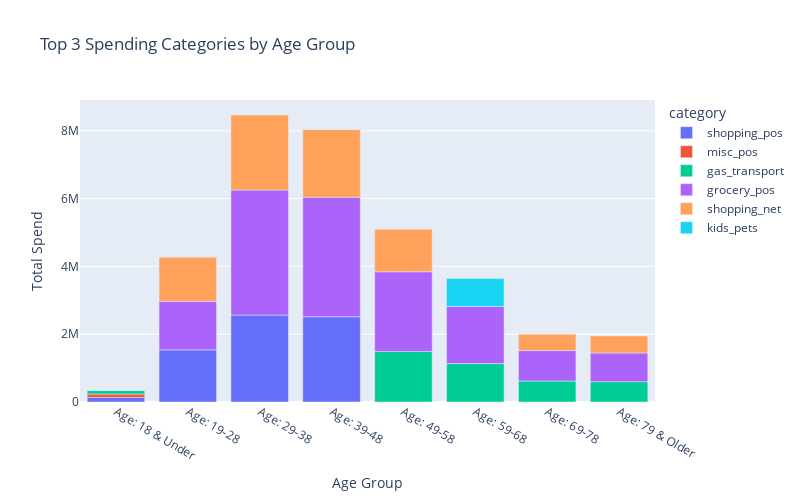

Write notebook code for a chart like this one.
### Markdown cell above
### Markdown Note: JBrooks -  top 3 spend categories by age group

### Code cell
import pandas as pd
import plotly.express as px

# Group by 'age_description' and 'category', then sum the amount spent
grouped = df2.groupby(['age_description', 'category'])['amt'].sum().reset_index()

# For each age group, sort the spending by category and take the top 3
top_3_categories = grouped.groupby('age_description').apply(
    lambda x: x.nlargest(3, 'amt')
).reset_index(drop=True)

# Create a bar chart using plotly
fig = px.bar(
    top_3_categories, x='age_description', y='amt', color='category', 
    title="Top 3 Spending Categories by Age Group",
    labels={'amt': 'Total Spend', 'age_description': 'Age Group'},
    height=500, width=800
)

fig.show()

### Figure 1 — Plotly figure (JSON) as saved in the notebook; plotly's stock layout.template omitted (floating-point values rounded to 4 significant figures)
{"data": [{"alignmentgroup": "True", "hovertemplate": "category=shopping_pos<br>Age Group=%{x}<br>Total Spend=%{y}<extra></extra>", "legendgroup": "shopping_pos", "marker": {"color": "#636efa", "pattern": {"shape": ""}}, "name": "shopping_pos", "offsetgroup": "shopping_pos", "orientation": "v", "showlegend": true, "textposition": "auto", "type": "bar", "x": ["Age: 18 & Under", "Age: 19-28", "Age: 29-38", "Age: 39-48"], "xaxis": "x", "y": [135300.0, 1538000.0, 2565000.0, 2514000.0], "yaxis": "y"}, {"alignmentgroup": "True", "hovertemplate": "category=misc_pos<br>Age Group=%{x}<br>Total Spend=%{y}<extra></extra>", "legendgroup": "misc_pos", "marker": {"color": "#EF553B", "pattern": {"shape": ""}}, "name": "misc_pos", "offsetgroup": "misc_pos", "orientation": "v", "showlegend": true, "textposition": "auto", "type": "bar", "x": ["Age: 18 & Under"], "xaxis": "x", "y": [100100.0], "yaxis": "y"}, {"alignmentgroup": "True", "hovertemplate": "category=gas_transport<br>Age Group=%{x}<br>Total Spend=%{y}<extra></extra>", "legendgroup": "gas_transport", "marker": {"color": "#00cc96", "pattern": {"shape": ""}}, "name": "gas_transport", "offsetgroup": "gas_transport", "orientation": "v", "showlegend": true, "textposition": "auto", "type": "bar", "x": ["Age: 18 & Under", "Age: 49-58", "Age: 59-68", "Age: 69-78", "Age: 79 & Older"], "xaxis": "x", "y": [100000.0, 1492000.0, 1134000.0, 619500.0, 599300.0], "yaxis": "y"}, {"alignmentgroup": "True", "hovertemplate": "category=grocery_pos<br>Age Group=%{x}<br>Total Spend=%{y}<extra></extra>", "legendgroup": "grocery_pos", "marker": {"color": "#ab63fa", "pattern": {"shape": ""}}, "name": "grocery_pos", "offsetgroup": "grocery_pos", "orientation": "v", "showlegend": true, "textposition": "auto", "type": "bar", "x": ["Age: 19-28", "Age: 29-38", "Age: 39-48", "Age: 49-58", "Age: 59-68", "Age: 69-78", "Age: 79 & Older"], "xaxis": "x", "y": [1433000.0, 3686000.0, 3526000.0, 2349000.0, 1685000.0, 897300.0, 846100.0], "yaxis": "y"}, {"alignmentgroup": "True", "hovertemplate": "category=shopping_net<br>Age Group=%{x}<br>Total Spend=%{y}<extra></extra>", "legendgroup": "shopping_net", "marker": {"color": "#FFA15A", "pattern": {"shape": ""}}, "name": "shopping_net", "offsetgroup": "shopping_net", "orientation": "v", "showlegend": true, "textposition": "auto", "type": "bar", "x": ["Age: 19-28", "Age: 29-38", "Age: 39-48", "Age: 49-58", "Age: 69-78", "Age: 79 & Older"], "xaxis": "x", "y": [1299000.0, 2210000.0, 1992000.0, 1254000.0, 483051, 503600.0], "yaxis": "y"}, {"alignmentgroup": "True", "hovertemplate": "category=kids_pets<br>Age Group=%{x}<br>Total Spend=%{y}<extra></extra>", "legendgroup": "kids_pets", "marker": {"color": "#19d3f3", "pattern": {"shape": ""}}, "name": "kids_pets", "offsetgroup": "kids_pets", "orientation": "v", "showlegend": true, "textposition": "auto", "type": "bar", "x": ["Age: 59-68"], "xaxis": "x", "y": [820400.0], "yaxis": "y"}], "layout": {"barmode": "relative", "height": 500, "legend": {"title": {"text": "category"}, "tracegroupgap": 0}, "title": {"text": "Top 3 Spending Categories by Age Group"}, "width": 800, "xaxis": {"anchor": "y", "domain": [0, 1], "title": {"text": "Age Group"}}, "yaxis": {"anchor": "x", "domain": [0, 1], "title": {"text": "Total Spend"}}}}
